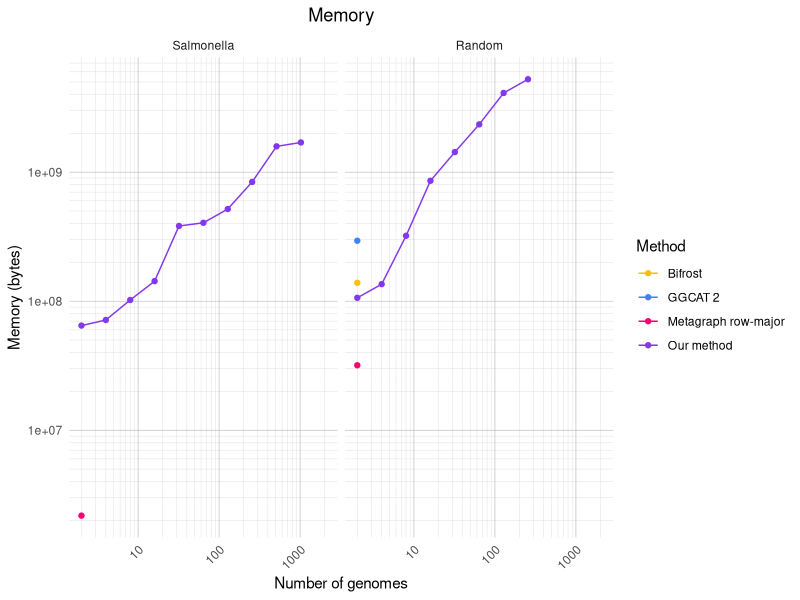
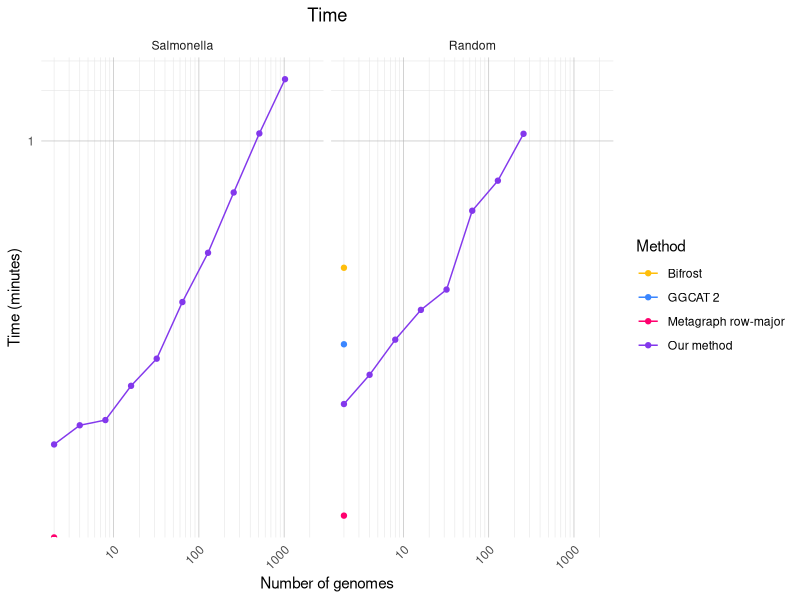
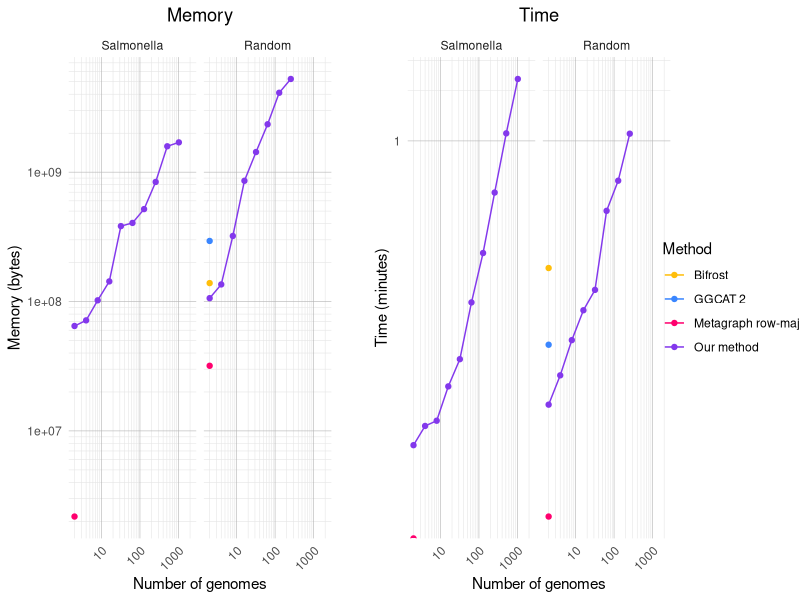
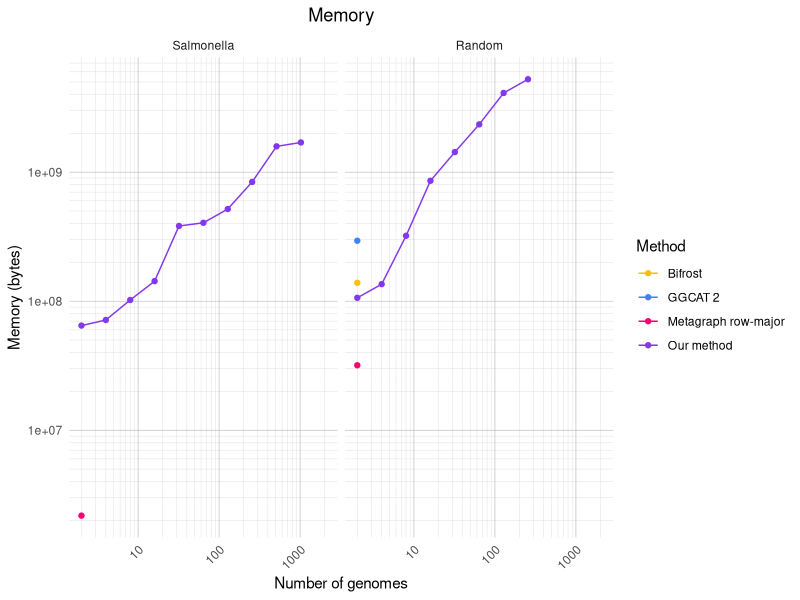
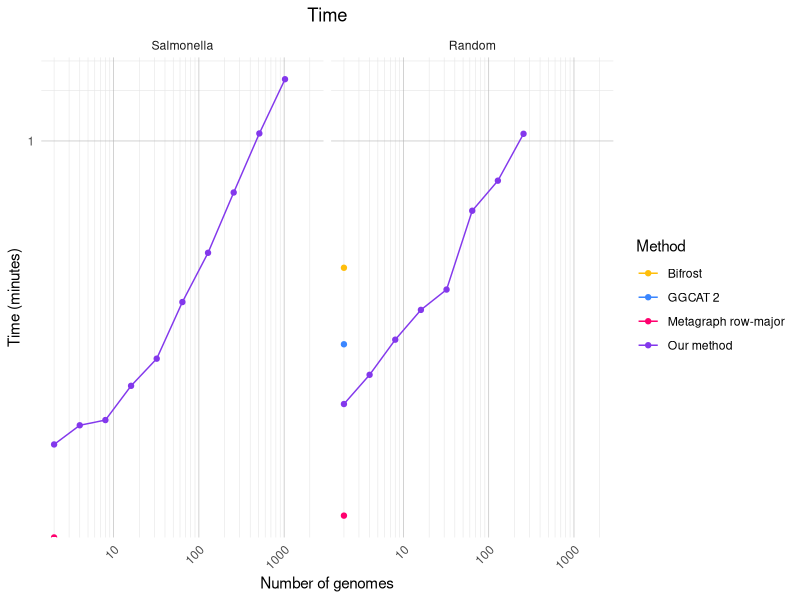
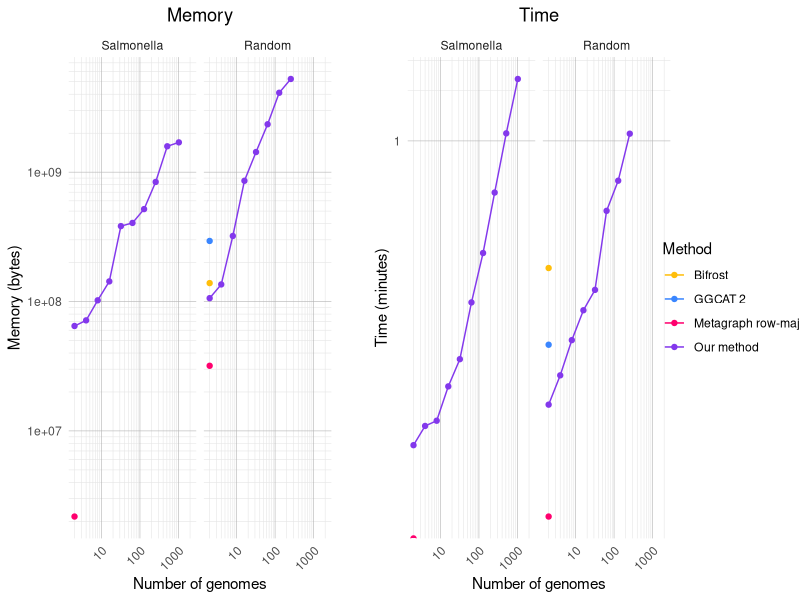

Write the R code that produced these figures, in order.
library(ggplot2)
library(tidyr)
library(dplyr)
library(cowplot)

df = read.csv("results/table.tsv", sep = "\t", header = TRUE)
df$tool = as.factor(df$tool)
df$dataset = factor(df$dataset, levels = c("salmonella", "random"), labels = c("Salmonella", "Random"))
df$mem_bytes = as.numeric(df$mem_bytes)
df$time_seconds = as.numeric(df$time_seconds)
df$time_minutes = df$time_seconds / 60

shared_theme =   theme(
  panel.grid.major = element_line(color = "grey70", linewidth = 0.2),
  panel.grid.minor = element_line(color = "grey90", linewidth = 0.2),
  axis.text.x = element_text(angle = 45, hjust = 1),
  plot.title = element_text(hjust = 0.5)
)
shared_legend = scale_color_manual(
  values = c("bifrost" = "#ffbe0b", "ggcat" = "#3a86ff", "metagraph_1gb_anno" = "#ff006e", "themisto" = "#8338ec", "themisto_to_disk" = "#28b800"),
  labels = c("bifrost" = "Bifrost",
             "ggcat" = "GGCAT 2",
             "metagraph_1gb_anno" = "Metagraph row-major",
             "themisto" = "Our method",
             "themisto_to_disk" = "Our method to disk"),
  name = "Method"
)

p_mem = ggplot(df) +
  geom_line(aes(x = n_genomes, y = mem_bytes, color = tool)) + 
  geom_point(aes(x = n_genomes, y = mem_bytes, color = tool)) + 
  facet_wrap(~dataset) +
  scale_x_log10(
    breaks = 10^(-1:5),
    minor_breaks = rep(1:9, times = 5) * 10^rep(-1:5, each = 9)
  ) +
  scale_y_log10(
    breaks = 10^(5:12),
    minor_breaks = rep(1:9, times = 3) * 10^rep(5:12, each = 9)
  ) +
  labs(
    x = "Number of genomes",
    y = "Memory (bytes)",
    color = "Method",
    title = "Memory"
  ) +
  shared_legend + 
  theme_minimal() + shared_theme

print(p_mem)
ggsave("plots/mem.pdf")

p_time = ggplot(df) +
  geom_line(aes(x = n_genomes, y = time_minutes, color = tool)) + 
  geom_point(aes(x = n_genomes, y = time_minutes, color = tool)) + 
  facet_wrap(~dataset) +
  scale_x_log10(
    breaks = 10^(-1:5),
    minor_breaks = rep(1:9, times = 5) * 10^rep(-1:5, each = 9)
  ) +
  scale_y_log10(
    breaks = 10^(0:6),
    minor_breaks = rep(1:9, times = 3) * 10^rep(0:6, each = 9)
  ) +
  labs(
    x = "Number of genomes",
    y = "Time (minutes)",
    color = "Method",
    title = "Time"
  ) +
  shared_legend + 
  theme_minimal() + shared_theme

print(p_time)
ggsave("plots/time.pdf")

leg <- get_legend(p_mem + theme(legend.position = "right"))
p1  <- p_mem  + theme(legend.position = "none")
p2  <- p_time + theme(legend.position = "none")

p_both = plot_grid(
  plot_grid(p1, p2, nrow = 1, align = "hv", axis = "tblr"),
  leg,
  nrow = 1,
  rel_widths = c(1, 0.18)
)

print(p_both)
ggsave("plots/mem_and_time.pdf", width = 10, height=4)
